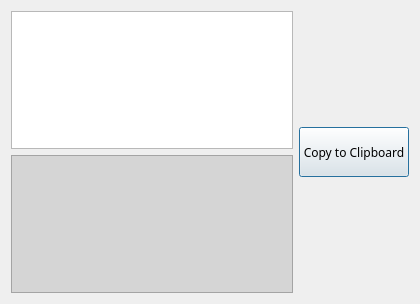
<?xml version="1.0" encoding="UTF-8"?>
<ui version="4.0">
 <class>MD5Dialog</class>
 <widget class="QDialog" name="MD5Dialog">
  <property name="geometry">
   <rect>
    <x>0</x>
    <y>0</y>
    <width>420</width>
    <height>304</height>
   </rect>
  </property>
  <property name="font">
   <font>
    <family>Microsoft YaHei</family>
   </font>
  </property>
  <property name="windowTitle">
   <string>Generate MD5 value</string>
  </property>
  <layout class="QHBoxLayout" name="horizontalLayout">
   <item>
    <layout class="QVBoxLayout" name="verticalLayout">
     <item>
      <widget class="QPlainTextEdit" name="inputTextEdit"/>
     </item>
     <item>
      <widget class="QPlainTextEdit" name="outputTextEdit">
       <property name="styleSheet">
        <string notr="true">background-color: rgb(213, 213, 213);</string>
       </property>
       <property name="readOnly">
        <bool>true</bool>
       </property>
       <property name="backgroundVisible">
        <bool>false</bool>
       </property>
      </widget>
     </item>
    </layout>
   </item>
   <item>
    <widget class="QPushButton" name="copyToClipboardButton">
     <property name="sizePolicy">
      <sizepolicy hsizetype="Minimum" vsizetype="Maximum">
       <horstretch>0</horstretch>
       <verstretch>0</verstretch>
      </sizepolicy>
     </property>
     <property name="minimumSize">
      <size>
       <width>110</width>
       <height>50</height>
      </size>
     </property>
     <property name="text">
      <string>Copy to Clipboard</string>
     </property>
    </widget>
   </item>
  </layout>
 </widget>
 <resources/>
 <connections/>
</ui>
